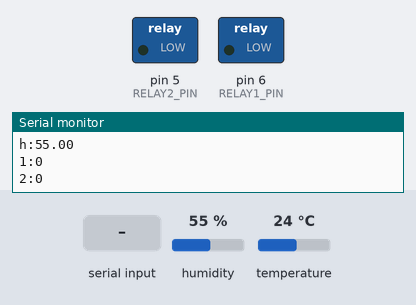
The sketch below on a simulated Arduino Uno, built with avr-gcc and run on an emulated ATmega328P. Parts: switched loads named in the sketch (green lamp = pin HIGH), the last lines printed to the serial monitor. Inputs (shaded band) come from the test bench; at power-on: humidity 55 %, temperature 24 °C.

Above: at 1.2 s.
1.3 s: "1" received over Serial
At 2.1 s:
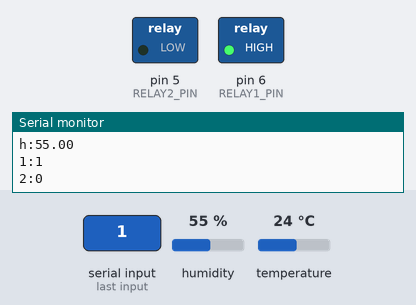
2.9 s: "3" received over Serial
At 4.2 s:
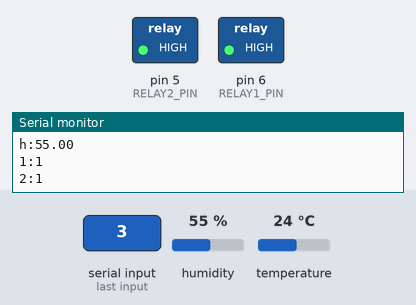
4.5 s: "0" received over Serial
At 5.2 s:
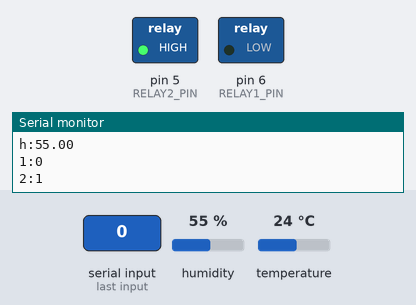
6.1 s: "2" received over Serial
At 7.4 s:
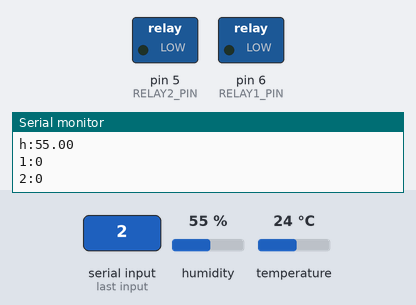
Timing chart, 0 to 8.8 s (numbered marks = the images above; inputs shaded):
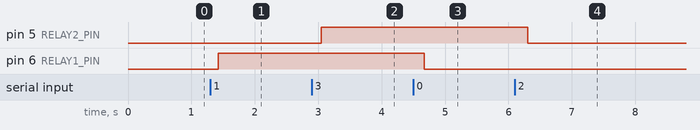

The sketch:

thermostat1_beta.ino
```cpp
#include <dht.h>

dht DHT;

#define DHT11_PIN 7
#define RELAY1_PIN 6
#define RELAY2_PIN 5
#define LOOP_DELAY 200
#define MESURE_DELAY 2000

int relay1_status, relay2_status;
float last_temperature, last_humidity;

void setup(){
  Serial.begin(9600);
  pinMode(RELAY1_PIN, OUTPUT);
  pinMode(RELAY2_PIN, OUTPUT);
  relay1_status = LOW;
  relay2_status = LOW;
  digitalWrite(RELAY1_PIN, relay1_status);
  digitalWrite(RELAY2_PIN, relay2_status);
}

void print_status(){
  Serial.print("t:");
  Serial.println(last_temperature);
  Serial.print("h:");
  Serial.println(last_humidity);
  Serial.print("1:");
  Serial.println(relay1_status);
  Serial.print("2:");
  Serial.println(relay2_status);
}

void loop()
{
  int chk = DHT.read11(DHT11_PIN);
  last_temperature = DHT.temperature;
  last_humidity = DHT.humidity;
  print_status();
  int i;
  for(i=0 ; i<MESURE_DELAY ; i+=LOOP_DELAY){
    int v = Serial.read();
    if(v == 48){ // 0
      relay1_status = LOW;
      digitalWrite(RELAY1_PIN, relay1_status);
    }
    else if(v == 49){ // 1
      relay1_status = HIGH;
      digitalWrite(RELAY1_PIN, relay1_status);
    }
    else if(v == 50){ // 2
      relay2_status = LOW;
      digitalWrite(RELAY2_PIN, relay2_status);
    }
    else if(v == 51){ // 3
      relay2_status = HIGH;
      digitalWrite(RELAY2_PIN, relay2_status);
    }
    else if (v != -1){
      Serial.print("ErrorUnknowInput:");
      Serial.println(v);
    }
    if (v != -1){
      print_status();
    }
    delay(LOOP_DELAY);
  }
}
```

Measured:
- after the input at 1.3 s, pin 6 (RELAY1_PIN): LOW → HIGH after 0.12 s
- after the input at 2.9 s, pin 5 (RELAY2_PIN): LOW → HIGH after 0.15 s
- after the input at 4.5 s, pin 6 (RELAY1_PIN): HIGH → LOW after 0.18 s
- after the input at 6.1 s, pin 5 (RELAY2_PIN): HIGH → LOW after 0.20 s
